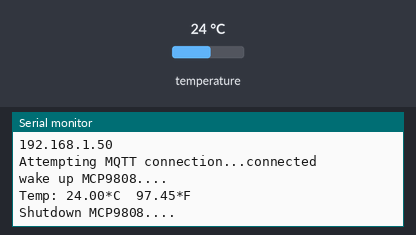
The sketch below on a simulated ESP8266 (NodeMCU). On the bench: the last lines printed to the serial monitor. Inputs (shaded band) come from the test bench; at power-on: temperature 24 °C. WiFi joins after 1.5 s; servers stay silent unless stated; no MQTT or app messages arrive unless stated.

Above: at 2.7 s.
2.8 s: temperature set to 12 °C
At 4.04 s:
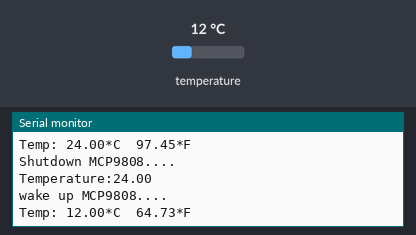
7.6 s: temperature set to 19 °C
At 9.8 s:
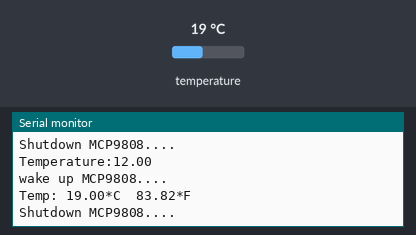
Timing chart, 0 to 11.3 s (numbered marks = the images above; inputs shaded):
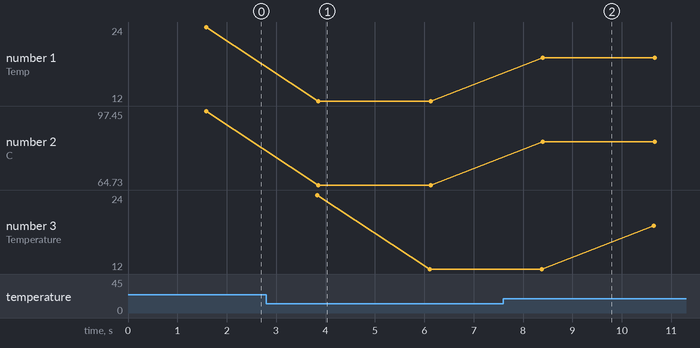

Measured:
- after the input at 2.8 s, the serial monitor: prints a new line after 1.1 s (image 1)
- after the input at 7.6 s, the serial monitor: prints a new line after 0.80 s (image 2)
- plotted number 1: 24 → 12 after the input at 2.8 s, 12 → 19 after the input at 7.6 s
- plotted number 2: 97.45 → 64.73 after the input at 2.8 s, 64.73 → 83.82 after the input at 7.6 s
- plotted number 3: 12 → 19 after the input at 7.6 s

The sketch:

esp8266_mcp9808_mqtt.ino
```cpp
#include <ESP8266WiFi.h>
#include <PubSubClient.h>
#include <Wire.h>
#include "Adafruit_MCP9808.h"

#define wifi_ssid "wifi-ssid"
#define wifi_password "password"

#define mqtt_server "192.168.1.100"
#define mqtt_user "your_username"
#define mqtt_password "your_password"

#define temperature_topic "myhome/groundfloor/kitchen/temperature"

WiFiClient espClient;
PubSubClient client(espClient);
IPAddress ip(192, 168, 1, 101);
IPAddress gateway(192, 168, 1, 1);
IPAddress subnet(255, 255, 255, 0);

// Create the MCP9808 temperature sensor object
Adafruit_MCP9808 tempsensor = Adafruit_MCP9808();

void setup() {
  Serial.begin(115200);
  setup_wifi();
  client.setServer(mqtt_server, 1883);

  // Set SDA and SDL ports;
  // ESP8266-01 requires GPIO0=>SDA and GPI02=>SDL
  Wire.begin(0,2);

  // Make sure the sensor is found, you can also pass in a different i2c
  // address with tempsensor.begin(0x19) for example
  if (!tempsensor.begin()) {
    Serial.println("Couldn't find MCP9808!");
    while (1);
  }
}

void setup_wifi() {
  delay(10);
  // We start by connecting to a WiFi network
  Serial.println();
  Serial.print("Connecting to ");
  Serial.println(wifi_ssid);

  WiFi.config(ip, gateway, subnet);
  //WiFi.config(ip);
  WiFi.begin(wifi_ssid, wifi_password);

  while (WiFi.status() != WL_CONNECTED) {
    delay(500);
    Serial.print(".");
  }

  Serial.println("");
  Serial.println("WiFi connected");
  Serial.println("IP address: ");
  Serial.println(WiFi.localIP());
}

void reconnect() {
  // Loop until we're reconnected
  while (!client.connected()) {
    Serial.print("Attempting MQTT connection...");
    // Attempt to connect
    // if (client.connect("esp8266_101", mqtt_user, mqtt_password)) {
    if (client.connect("esp8266_101")) {
      Serial.println("connected");
    } else {
      Serial.print("failed, rc=");
      Serial.print(client.state());
      Serial.println(" try again in 5 seconds");
      // Wait 5 seconds before retrying
      delay(5000);
    }
  }
}

long lastMsg = 0;
float temp = 0.0;

void loop() {
  if (!client.connected()) {
    reconnect();
  }
  client.loop();

  long now = millis();
  if (now - lastMsg > 1000) {
    lastMsg = now;
    float temp = getTempFrom_MCP9808();
    Serial.print("Temperature:");
    Serial.println(String(temp).c_str());
    client.publish(temperature_topic, String(temp).c_str(), true);
  }
}

float getTempFrom_MCP9808() {
  Serial.println("wake up MCP9808.... "); // wake up MSP9808 - power consumption ~200 mikro Ampere

  tempsensor.shutdown_wake(0);   // Don't remove this line! required before reading temp

  // Read and print out the temperature, then convert to *F
  float c = tempsensor.readTempC();
  float f = c * 9.0 / 3.3 + 32;
  Serial.print("Temp: "); Serial.print(c); Serial.print("*C\t");
  Serial.print(f); Serial.println("*F");
  delay(250);

  Serial.println("Shutdown MCP9808.... ");
  tempsensor.shutdown_wake(1); // shutdown MSP9808 - power consumption ~0.1 mikro Ampere

  delay(2000);
  return c;
}
```
